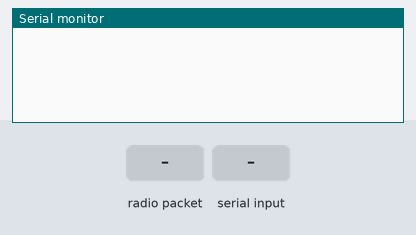
This sketch was run on a simulated Arduino Uno, built with avr-gcc and run on an emulated ATmega328P. Parts: the last lines printed to the serial monitor. The test bench sets the inputs (shaded band). No radio packets arrive unless stated.

Above: at 1.2 s.
1.3 s: radio packet "1" arrives
At 2.3 s:
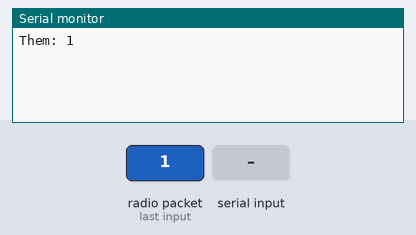
2.8 s: "1\n" received over Serial
At 3.5 s:
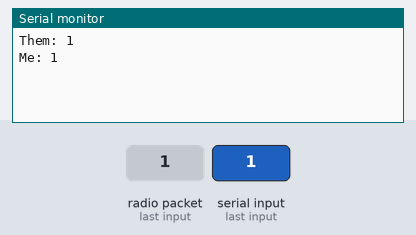

The sketch:

user_input_auto_switch.ino
```cpp
#include <SPI.h>
#include <stdio.h>
#include "nRF24L01.h"
#include "RF24.h"
#include "printf.h"

RF24 radio(9,10);
const uint64_t pipes[2] = { 0xF0F0F0F0E1LL, 0xF0F0F0F0D2LL };
char send_payload[100] = "";
char received_payload[100] = "";

void setup(void) {

  Serial.begin(57600);
  printf_begin();
  radio.begin();
  radio.enableDynamicPayloads();
  radio.setRetries(15,15);
  radio.startListening();
  radio.printDetails();
  radio.setChannel(3);
  radio.setAutoAck(true);
  //radio.openWritingPipe(pipes[1]);
  //radio.openReadingPipe(1,pipes[0]);
  //radio.startListening();
}


void loop(void) {
  receiveMessage();
}


// ***Send Message***
void sendMessage() {
  int num_of_chars = 0;

  //read in message from serial, press enter to send
  memset(send_payload, 0, 100);
  num_of_chars = Serial.readBytesUntil('\n',send_payload,100);

  //Switch roles if user inputs receive1
  String message_string = String(send_payload);

  radio.openWritingPipe(pipes[0]);
  radio.openReadingPipe(1,pipes[1]);
  radio.stopListening();

  radio.write(&send_payload, sizeof(send_payload));
  Serial.print("Me: " + message_string + "\n\r");
}

// ***Receive Message***
void receiveMessage() {
  // wait until there is a message to receive
  while (!radio.available())
  {
    //check if the user wants to switch role while waiting for a message
    if (Serial.available())
    {
      sendMessage();
      radio.openWritingPipe(pipes[1]);
      radio.openReadingPipe(1,pipes[0]);
      radio.startListening();
    }
  }

    // wait until message us ready to be received
    memset(received_payload, 0, 32);
    int len = radio.getDynamicPayloadSize();

    // Receive the message
    radio.read(&received_payload, len);

    //convert to String and print
    String m = String(received_payload);
    Serial.print("Them: " + m.substring(0,len) + "\n\r");

}
```

Measured:
- after the input at 1.3 s, the serial monitor: prints a new line at once (image 1)
- after the input at 2.8 s, the serial monitor: prints a new line at once (image 2)
